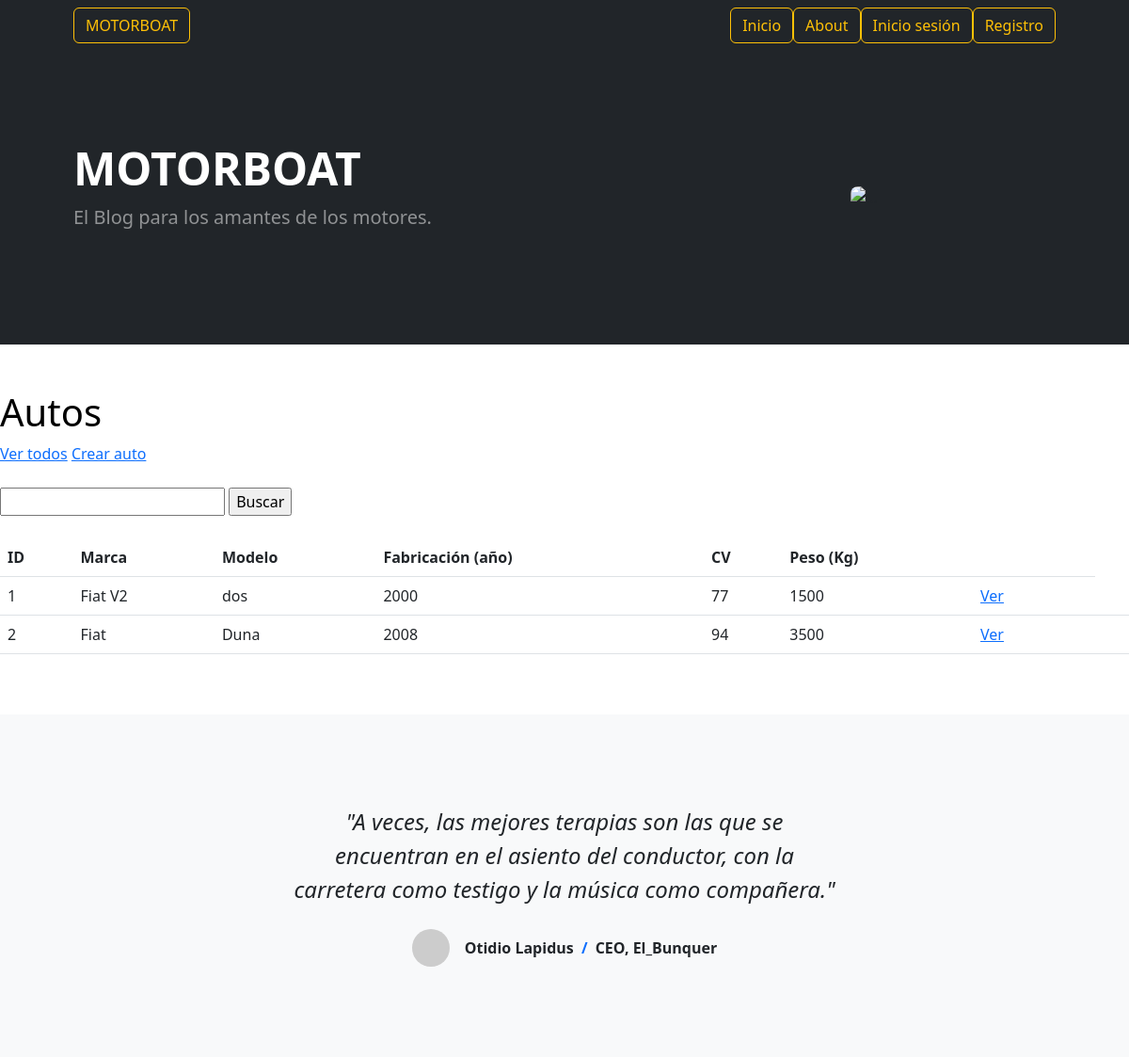
Before: /vehiculos/automoviles/ (upper part) with the older database file.
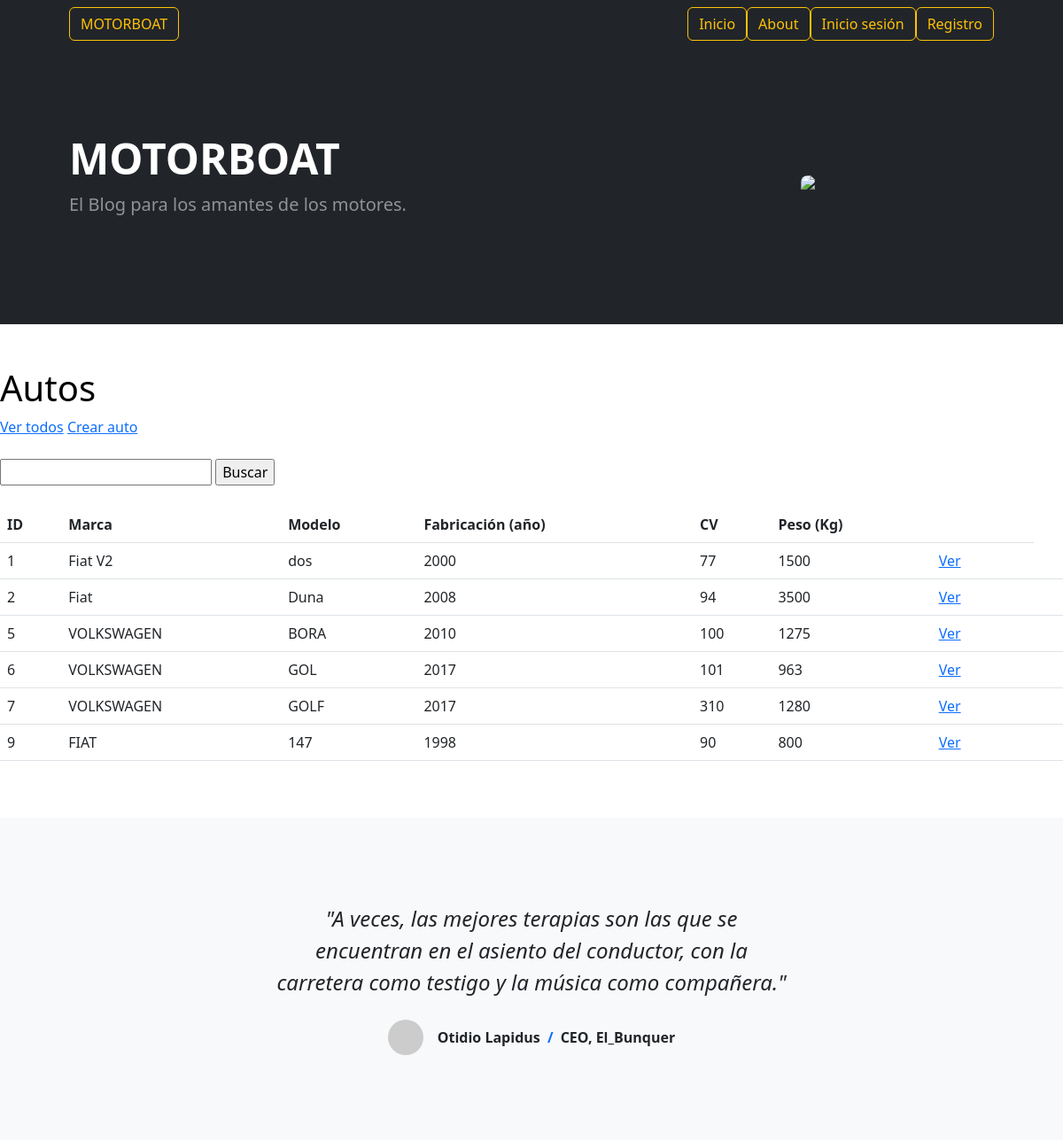
After: the same page with the newer database file.
### app_vehiculos/models.py (models this page shows, shortened)
class Automovil(models.Model):
    marca = models.CharField(max_length=256)
    modelo = models.CharField(max_length=256)
    fabricacion = models.IntegerField()
    cv = models.IntegerField(blank=True)
    peso = models.IntegerField(blank=True)
    creador = models.ForeignKey(User, on_delete=models.SET_NULL, null=True)

### app_vehiculos/views.py (the view)
# urls.py: path('automoviles/', listar_automovil, name="listar_automoviles"),
def listar_automovil(request):
    contexto = {
        "vehiculos": Automovil.objects.all()
    }
    http_response = render(
        request=request,
        template_name='app_vehiculos/listar_auto.html',
        context=contexto,
    )
    return http_response

### app_vehiculos/templates/app_vehiculos/listar_auto.html (shortened to what this page needs)
{% extends "base.html" %}
{% block contenido %}
<h1 style="color:black;">
  Autos
</h1>
<a href="{% url 'listar_automoviles' %}">Ver todos</a>
<a href="{% url 'crear_automovil' %}">Crear auto</a>
<br><br>
<form action="{% url 'buscar_automoviles' %}" method="post">
  <input type="text" name="busqueda">
  <input type="submit" value="Buscar">
</form>
<br>
<table class="table">
  <thead>
    <tr>
      <th>ID</th>
      <th>Marca</th>
      <th>Modelo</th>
      <th>Fabricación (año)</th>
      <th>CV</th>
      <th>Peso (Kg)</th>
      <th></th>
      <th></th>
    </tr>
  </thead>
  <tbody>
    {% for vehiculo in vehiculos %}
    <tr>
      <td>{{ vehiculo.id }}</td>
      <td>{{ vehiculo.marca }}</td>
      <td>{{ vehiculo.modelo }}</td>
      <td>{{ vehiculo.fabricacion }}</td>
      <td>{{ vehiculo.cv }}</td>
      <td>{{ vehiculo.peso }}</td>
      <td>
        <a href="{% url 'ver_automovil' vehiculo.id %}">Ver</a>
      </td>
      <td>
      </td>
      <td>
      </td>
    </tr>
    {% endfor %}
  </tbody>
</table>
{% endblock contenido %}

### templates_base/base.html (shortened to what this page needs)
{% load static %}
<!DOCTYPE html>
<html lang="es">
    <head>
        <link href="https://cdn.jsdelivr.net/npm/bootstrap-icons@1.5.0/font/bootstrap-icons.css" rel="stylesheet" />
        <link rel="stylesheet" href="{% static "css/styles.css" %}">
    </head>
    <body class="d-flex flex-column h-100">
        <main class="flex-shrink-0">
            <nav class="navbar navbar-expand-lg navbar-dark bg-dark">
                <div class="container px-5">
                    <a class="btn btn-outline-warning" href="{% url 'inicio' %}">MOTORBOAT</a>
                    <div class="collapse navbar-collapse" id="navbarSupportedContent">
                        <ul class="navbar-nav ms-auto mb-2 mb-lg-0">
                            <li class="nav-item"><a class="btn btn-outline-warning" href="{% url 'inicio' %}">Inicio</a></li>
                            <li class="nav-item"><a class="btn btn-outline-warning" href="{% url 'iniciov2' %}">About</a></li>
                            {% if user.is_authenticated %}
                            <div class="dropdown">
                        </div>
                            <li class="nav-item dropdown">
                                <a class="btn btn-outline-warning" id="navbarDropdownBlog" href="#" role="button" data-bs-toggle="dropdown" aria-expanded="false">Lista de articulos</a>
                                <ul class="dropdown-menu dropdown-menu-end" aria-labelledby="navbarDropdownBlog">
                                    <li><a class="dropdown-item" href="{% url 'listar_camionetas' %}">Camionetas</a></li>
                                    <li><a class="dropdown-item" href="{% url 'listar_automoviles' %}">Automoviles</a></li>
                                    <li><a class="dropdown-item" href="{% url 'listar_motocicletas' %}">Motocicleta</a></li>
                                </ul>
                            </li>
                            <li class="nav-item dropdown">
                                <a class="btn btn-outline-warning" id="navbarDropdownBlog" href="#" role="button" data-bs-toggle="dropdown" aria-expanded="false">Publicar un articulo</a>
                                <ul class="dropdown-menu dropdown-menu-end" aria-labelledby="navbarDropdownBlog">
                                    <li><a class="dropdown-item" href="{% url 'crear_camioneta' %}">Camionetas</a></li>
                                    <li><a class="dropdown-item" href="{% url 'crear_automovil' %}">Automoviles</a></li>
                                    <li><a class="dropdown-item" href="{% url 'crear_motocicleta' %}">Motocicleta</a></li>
                                </ul>
                            </li>
                        </ul>
                    </div>
                    <button class="btn btn-secondary dropdown-toggle" type="button" id="dropdownMenuButton1" data-bs-toggle="dropdown" aria-expanded="false">
                        <div style="display: inline-flex;">
                            <img src="{{user.avatar.imagen.url}}" style="max-width:40px;margin-right: 10px;">
                            <span>{{ user.username }}</span>
                        </div>
                    </button>
                    <ul class="dropdown-menu" aria-labelledby="dropdownMenuButton1">
                        <li>
                            <a class="dropdown-item" href="{% url 'editar_perfil' %}">Editar mis datos</a>
                        </li>
                        <li>
                            <a class="dropdown-item" href="{% url 'agregar_avatar' %}">Agregar avatar</a>
                        </li>
                        <li>
                            <a class="dropdown-item" href="{% url 'logout' %}"><strong>Cerrar Sesión</strong></a>
                        </li>
                    </ul>
                </div>
                {% else %}
                <a class="btn btn-outline-warning" href="{% url 'login' %}">Inicio sesión</a>
                <a class="btn btn-outline-warning" href="{% url 'registro' %}">Registro</a>
                {% endif %}
                </div>
            </nav>
            <header class="bg-dark py-5">
                <div class="container px-5">
                    <div class="row gx-5 align-items-center justify-content-center">
                        <div class="col-lg-8 col-xl-7 col-xxl-6">
                            <div class="my-5 text-center text-xl-start">
                                <h1 class="display-5 fw-bolder text-white mb-2">MOTORBOAT</h1>
                                <p class="lead fw-normal text-white-50 mb-4">El Blog para los amantes de los motores.</p>
                            </div>
                        </div>
                        <div class="col-xl-5 col-xxl-6 d-none d-xl-block text-center"><img class="img-fluid rounded-3 my-5" src="https://autos-hoy.com/wp-content/uploads/2016/01/Ferrari-F40-1992.jpg" alt="..." /></div>
                    </div>
                </div>
            </header>
            <section class="py-5" id="features">
                {% block contenido %}
                {% endblock contenido %}
            </section>
            <div class="py-5 bg-light">
                <div class="container px-5 my-5">
                    <div class="row gx-5 justify-content-center">
                        <div class="col-lg-10 col-xl-7">
                            <div class="text-center">
                                <div class="fs-4 mb-4 fst-italic">"A veces, las mejores terapias son las que se encuentran en el asiento del conductor, con la carretera como testigo y la música como compañera."</div>
                                <div class="d-flex align-items-center justify-content-center">
                                    <img class="rounded-circle me-3" src="https://dummyimage.com/40x40/ced4da/6c757d" alt="..." />
                                    <div class="fw-bold">
                                        Otidio Lapidus
                                        <span class="fw-bold text-primary mx-1">/</span>
                                        CEO, El_Bunquer
                                    </div>
                                </div>
                            </div>
                        </div>
                    </div>
                </div>
            </div>
        </main>
    </body>
</html>

Changed rows visible on the page:
added Automovil: id "5", marca "VOLKSWAGEN", modelo "BORA", fabricacion "2010", cv "100", peso "1275"
added Automovil: id "6", marca "VOLKSWAGEN", modelo "GOL", fabricacion "2017", cv "101", peso "963"
added Automovil: id "7", marca "VOLKSWAGEN", modelo "GOLF", fabricacion "2017", cv "310", peso "1280"
added Automovil: id "9", marca "FIAT", modelo "147", fabricacion "1998", cv "90", peso "800"
